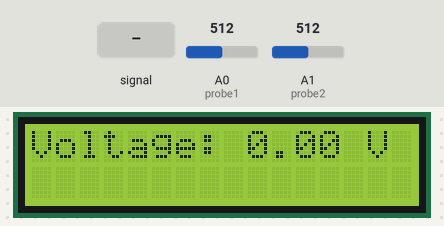
Simulated run of this sketch. Board: Arduino Uno, built with avr-gcc and run on an emulated ATmega328P. On the bench: 16×2 character LCD. The test bench sets the inputs (shaded band); at power-on: A0 (probe1) = 512, A1 (probe2) = 512.

Above: at 1.2 s.
1.3 s: A0 (probe1) fed a 200 Hz sine of ±81 counts around its level
At 2.0 s:
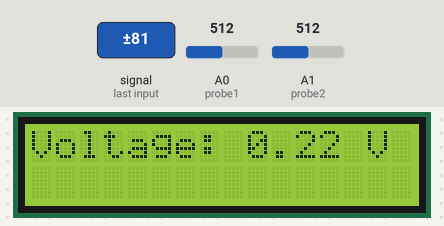
3.6 s: A0 (probe1) set to 716
At 4.7 s:
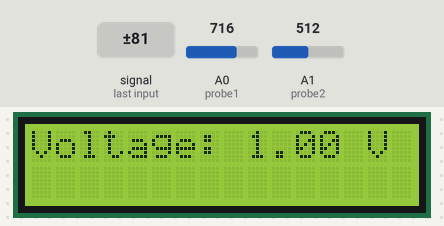
5.2 s: A1 (probe2) fed a 200 Hz sine of ±81 counts around its level
At 5.6 s:
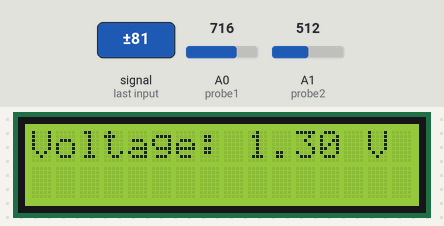
7.2 s: A1 (probe2) set to 306
At 8.4 s:
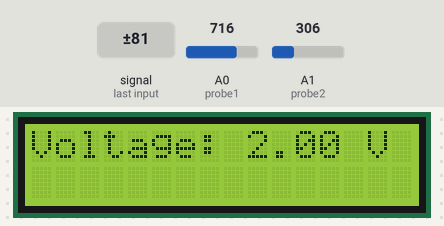
8.8 s: A0 (probe1) fed a 1000 Hz sine of ±255 counts around its level
At 9.3 s:
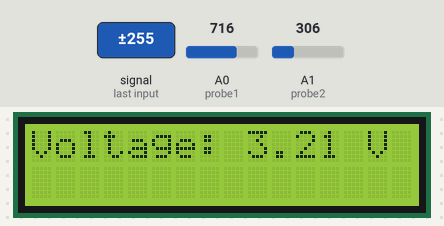
10.9 s: A1 (probe2) fed a 1000 Hz sine of ±255 counts around its level
At 11.3 s:
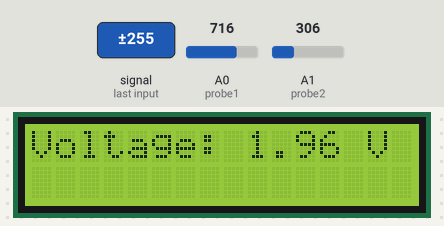
Timing chart, 0 to 13.9 s (numbered marks = the images above; inputs shaded):
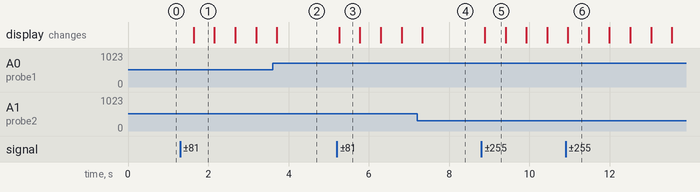

Measured:
- after the input at 1.3 s, the display: changes after 0.34 s (image 1)
- after the input at 5.2 s, the display: changes after 0.06 s (image 3)
- after the input at 8.8 s, the display: changes after 0.09 s (image 5)
- what the display in image 1 shows lasts 0.6 s, from 1.6 s to 2.2 s

The sketch:

Raymundo_Lab8_Task2.ino
```cpp
// Task 2: Differential DC Voltage Measurement (A0 and A1)
#include <Wire.h>
#include <LiquidCrystal_I2C.h>

LiquidCrystal_I2C lcd(0x27, 16, 2);

int probe1 = A0;
int probe2 = A1;

void setup() {
  pinMode(probe1, INPUT);
  pinMode(probe2, INPUT);
  lcd.init();
  lcd.backlight();
}

void loop() {
  // read both pins to extract raw data
  int rawdata1 = analogRead(probe1);
  int rawdata2 = analogRead(probe2);

  // convert both to voltage
  float voltage1 = (5.0 / 1023.0) * rawdata1;
  float voltage2 = (5.0 / 1023.0) * rawdata2;

  // calculate the voltage drop across the component
  float voltageDrop = abs(voltage1 - voltage2);

  // display on LCD
  lcd.setCursor(0, 0);
  lcd.print("Voltage: ");
  lcd.print(voltageDrop);
  lcd.print(" V   ");

  delay(500);
}
```
